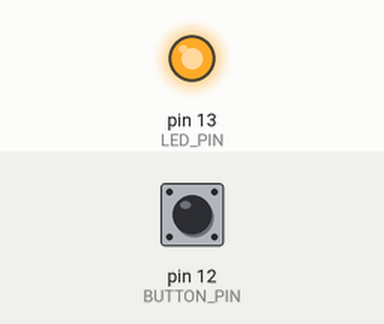
Bench run of a sketch on a simulated Arduino Uno, built with avr-gcc and run on an emulated ATmega328P. Parts: output pins drawn as LEDs (lit = HIGH). The test bench sets the inputs (shaded band); at power-on: pin 12 (BUTTON_PIN) HIGH.

Above: at 1.2 s.
1.3 s: pin 12 (BUTTON_PIN) pulled LOW for 0.15 s
At 2.3 s:
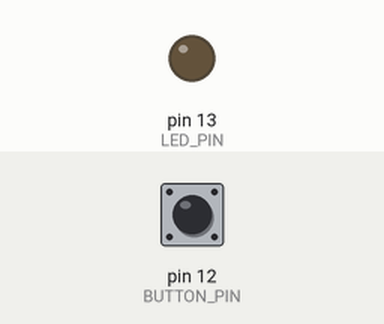
2.9 s: pin 12 (BUTTON_PIN) pulled LOW for 1 s
At 4.8 s:
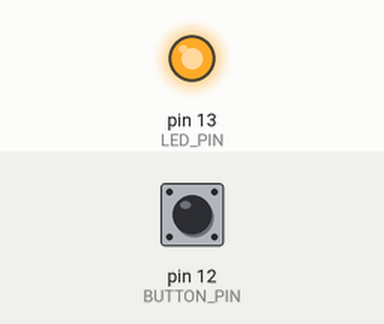
5.4 s: pin 12 (BUTTON_PIN) pulled LOW for 3.2 s
At 9.6 s:
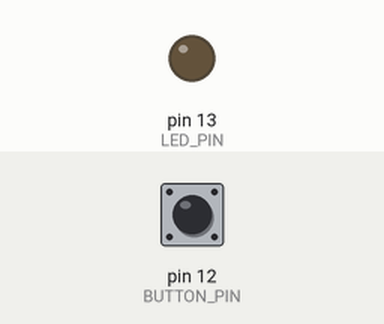
Timing chart, 0 to 11.1 s (numbered marks = the images above; inputs shaded):
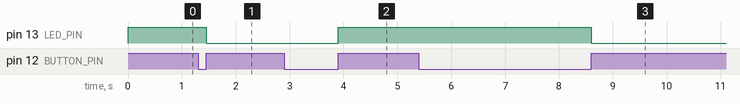

The sketch:

Lesson_6_1.ino
```cpp
#define LED_PIN 13
#define BUTTON_PIN 12

boolean but_state;
boolean prev_state;
boolean led_state;

void setup() {
  pinMode(BUTTON_PIN, INPUT_PULLUP);
  pinMode(LED_PIN, OUTPUT);
}

void loop() {
  but_state = digitalRead(BUTTON_PIN);

  if(    (but_state == HIGH)   &&   (prev_state == LOW)  ){
    led_state = !led_state;
    digitalWrite(LED_PIN,led_state);
  }

  prev_state = but_state;


}
```

Measured:
- after the input at 1.3 s, pin 13 (LED_PIN): HIGH → LOW after 0.15 s
- after the input at 2.9 s, pin 13 (LED_PIN): LOW → HIGH after 1.0 s
- after the input at 5.4 s, pin 13 (LED_PIN): HIGH → LOW after 3.2 s
